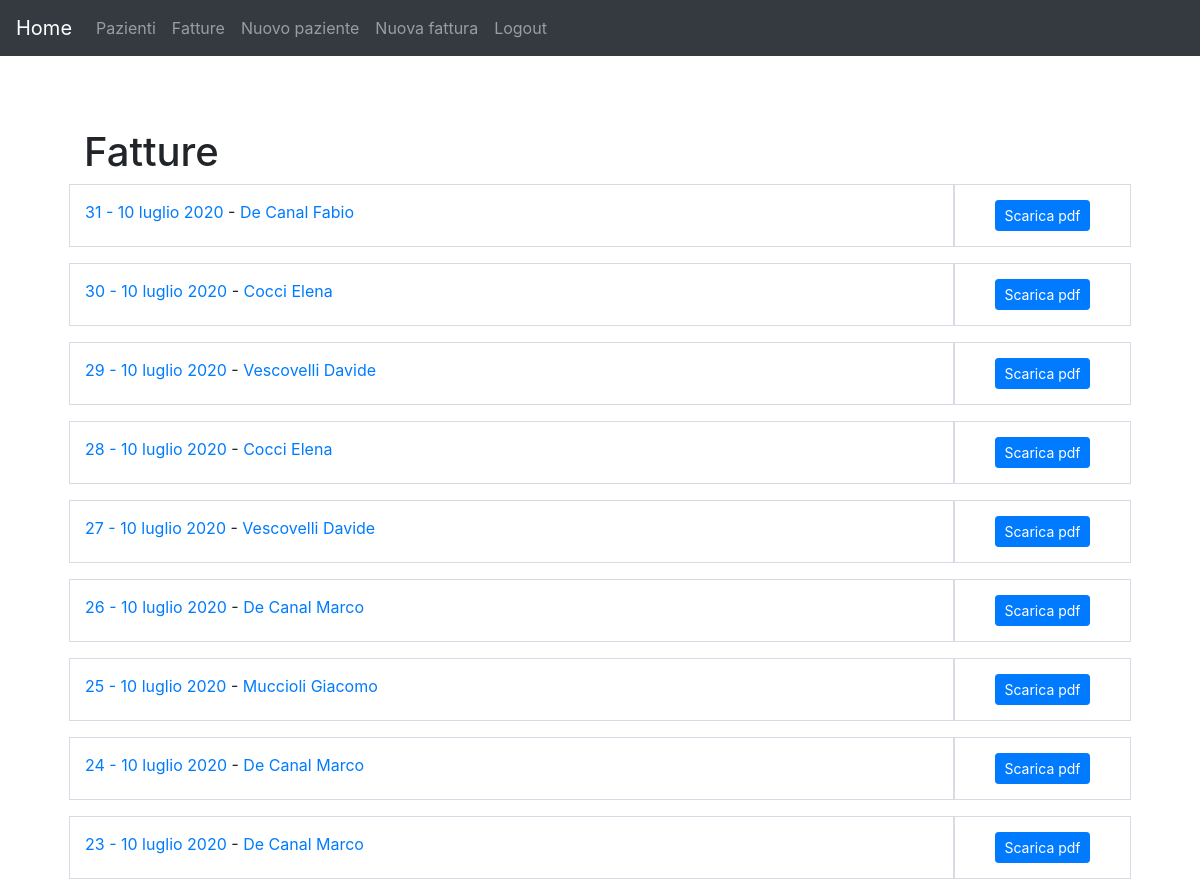
The app's page /gestione/fatture/ (signed in, upper part), older data.
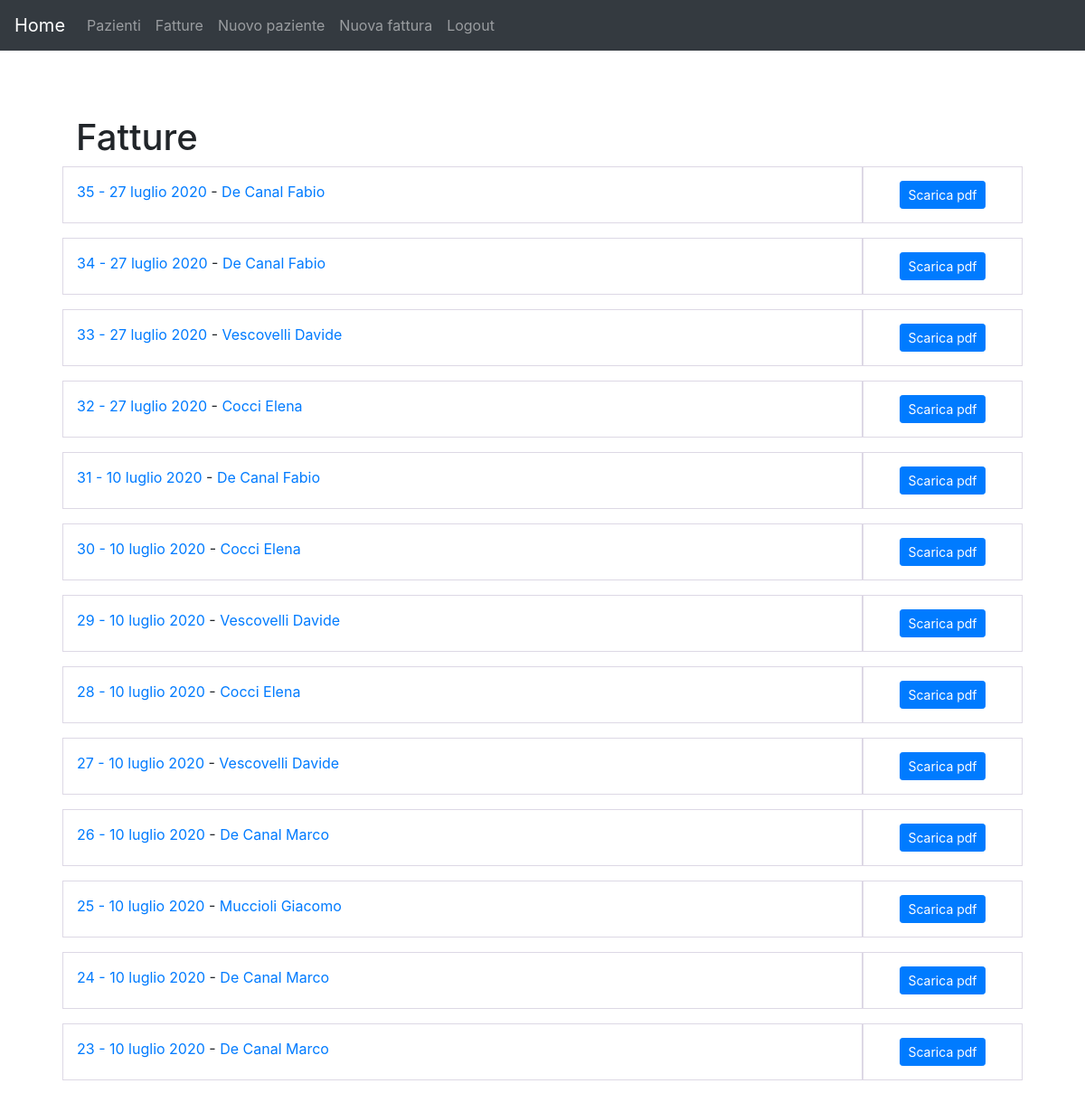
The same page, newer data.
### gestione/models.py (models this page shows, shortened)
class Fattura(models.Model):
	paziente = models.ForeignKey(Paziente, on_delete = models.SET_NULL, null = True, help_text = 'Intestatario (Paziente)')
	valore = models.DecimalField(help_text = 'Valore', max_digits = 8, decimal_places = 2)
	data = models.DateField(default = date.today, help_text = 'Data <em>YYYY-MM-DD</em>.')
	numero = models.PositiveSmallIntegerField('Numero d\'ordine', help_text = 'Numero d\'ordine')
	class Meta:
		ordering = ['-data','-numero']
	def __str__(self):
		return str(self.numero) + " - " + data_italiana(self.data)
	def get_absolute_url(self):
		return reverse('dettaglio-fattura', args=[str(self.id)])

class Paziente(models.Model):
	cognome = models.CharField(max_length = 100, help_text = 'Cognome')
	nome = models.CharField(max_length = 100, help_text = 'Nome')
	codfisc = models.CharField("Codice fiscale", max_length = 16, help_text = 'Codice fiscale', blank = True)
	piva = models.CharField('Partita Iva', max_length = 50, help_text = 'P. Iva', blank = True)
	paese = models.CharField('Città', max_length = 100, help_text = 'Città', blank = True)
	provincia = models.CharField(max_length = 2, help_text = 'Prov.', blank = True)
	cap = models.CharField('CAP', max_length = 5, help_text = 'CAP', blank = True)
	via = models.CharField(max_length = 100, help_text = 'Via', blank = True)
	civico = models.CharField('N. civico', max_length = 30, help_text = 'N. civico', blank = True)
	telefono = models.CharField(max_length = 25, help_text = 'Telefono', blank = True)
	email = models.EmailField(help_text = 'email', blank = True)
	data_nascita  = models.DateField('Data di nascita', help_text = 'Data di nascita <em>YYYY-MM-DD</em>.', blank = True, null=True)
	paese_nascita = models.CharField('Città di nascita', max_length = 100, help_text = 'Città di nascita', blank = True)
	provincia_nascita = models.CharField('Provincia di nascita',max_length = 2, help_text = 'Prov. di nascita', blank = True)
	prezzo = models.DecimalField(help_text = 'Prezzo', max_digits = 8, decimal_places = 2, blank = True, default = 50.00)
	ultima_modifica = models.DateTimeField(help_text = 'Ultima modifica', auto_now = True)
	class Meta:
		ordering = ['cognome','nome']
	def __str__(self):
		return ' '.join([self.cognome, self.nome])
	def get_absolute_url(self):
		return reverse('dettaglio-paziente', args=[str(self.id)])

### gestione/views.py (the view)
# urls.py: path('fatture/', views.FatturaListView.as_view(), name='fatture'),
class FatturaListView(LoginRequiredMixin, generic.ListView):
    model = Fattura
    context_object_name = 'elenco_fatture'
    permission_required = ('gestione.view_fattura','gestione.delete_fattura','gestione.view_paziente')

### gestione/utils.py (called while the page is built)
def data_italiana(data:date):
    return str(data.day)+' '+mese[data.month]+' '+str(data.year)

### gestione/templates/gestione/fattura_list.html (shortened to what this page needs)
{% extends "generic.html" %}
{% block main-content %}
<div class="container">
    <h1>Fatture</h1>
{% for f in elenco_fatture %}
<div class="row mb-3">
    <div class="col-md-10 themed-grid-col"><a href="{{f.get_absolute_url}}">{{f}}</a> - <a href="{{f.paziente.get_absolute_url}}">{{f.paziente}}</a></div>
    <div class="col-md-2 themed-grid-col text-center">
        <a class="btn btn-primary btn-sm" href="{% url 'fattura-pdf' f.id %}">Scarica pdf</a>
    </div>
  </div>
{% endfor %}
</div>
{% endblock main-content %}

Row changes from the older to the newer data that the page shows:
added Fattura: numero+data "35 - 27 luglio 2020", paziente "De Canal Fabio"
added Fattura: numero+data "34 - 27 luglio 2020", paziente "De Canal Fabio"
added Fattura: numero+data "33 - 27 luglio 2020", paziente "Vescovelli Davide"
added Fattura: numero+data "32 - 27 luglio 2020", paziente "Cocci Elena"
